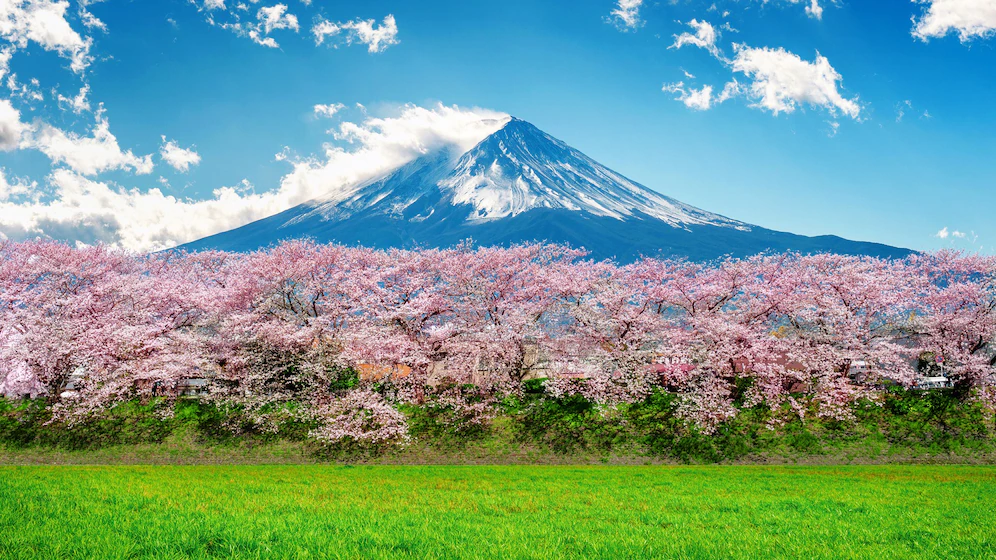
#> input picture a.webp, 996 x 560 px
$ jupyter execute --allow-errors Untitled6.ipynb
#> lines starting #> are read from the running program, lines starting #| are printed output that depends on the picture
[cell 1]
import cv2
import numpy as np
file_src = 'a.webp'

[cell 2]
img_src = cv2.imread(file_src, 0) #入力画像の読み込み
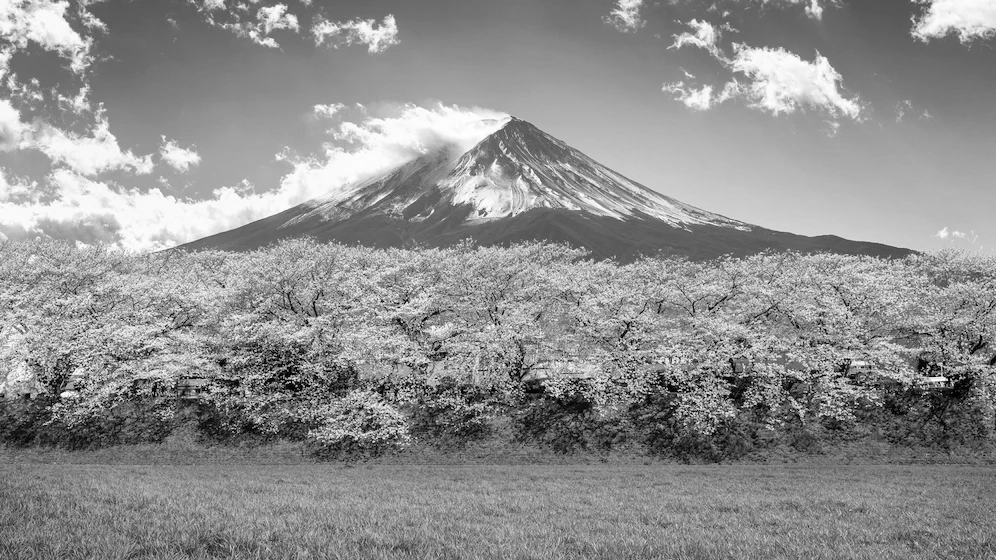
#> img_src: shape (560, 996); min 0, max 255, mean 143

img_dst = cv2.equalizeHist(img_src)
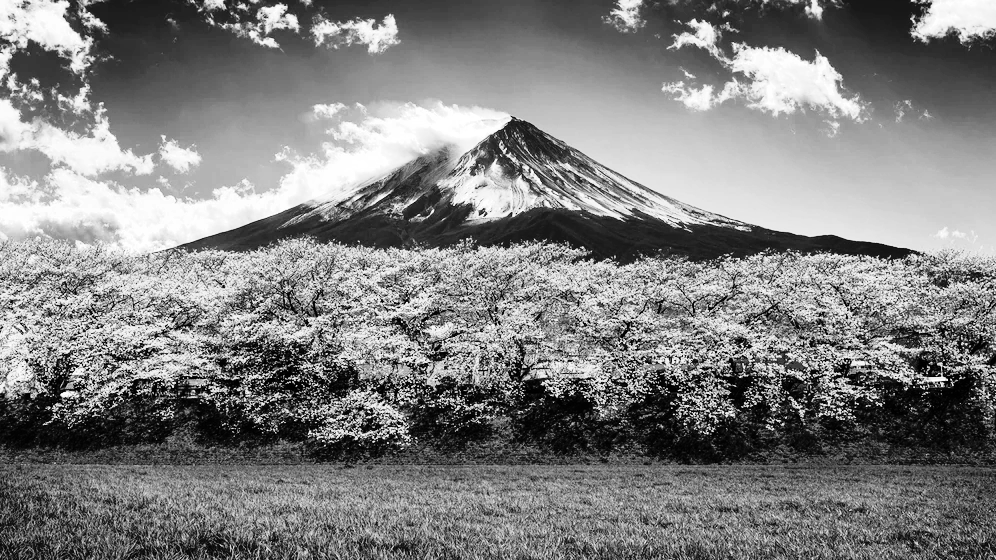
#> img_dst: shape (560, 996); min 0, max 255, mean 128.2
img_hst = np.zeros([100,256]).astype('uint8')
rows, cols = img_hst.shape[:2]

hdims = [256]
hranges = [0, 256]
hist = cv2.calcHist([img_src], [0], None, hdims, hranges)
#> hist = 256 values, max 5781 at index 135, min 22 at index 255, mean 2178.8

min_val,max_val,min_loc,max_loc = cv2.minMaxLoc(hist)
#> min_val = 22; max_val = 5781; min_loc = (0, 255); max_loc = (0, 135)

#> (the rest of this cell did not finish here and is left out)

$ run again, with 1_1.jpg saved as a.webp
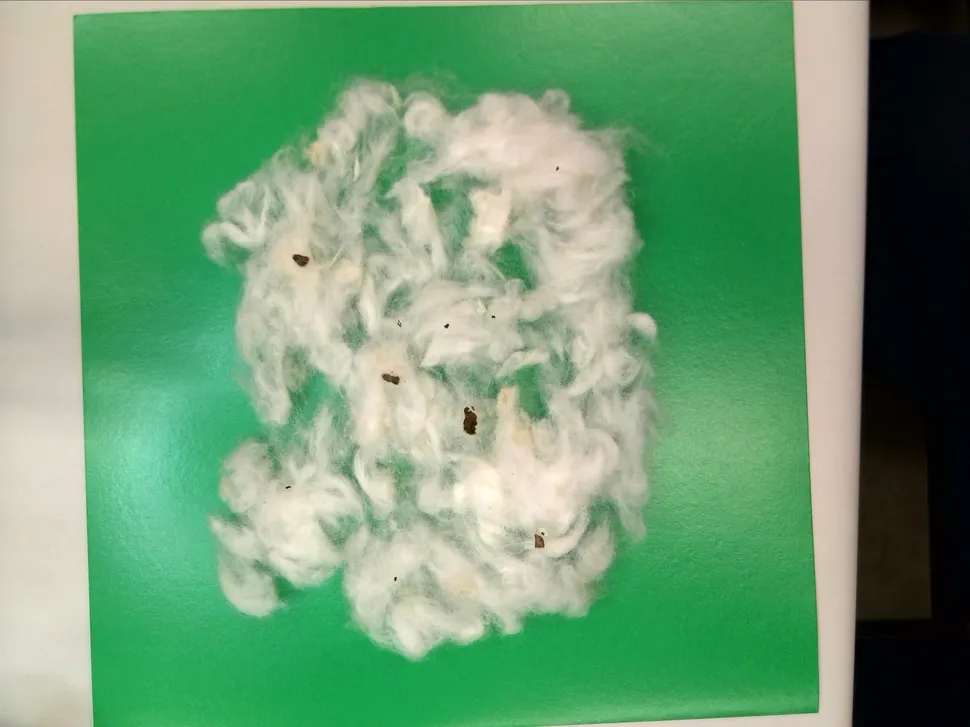
#> input picture 1_1.jpg, 970 x 727 px, shrunk from 3264 x 2448 before the run
#> `img_src = cv2.imread(file_src, 0)`:
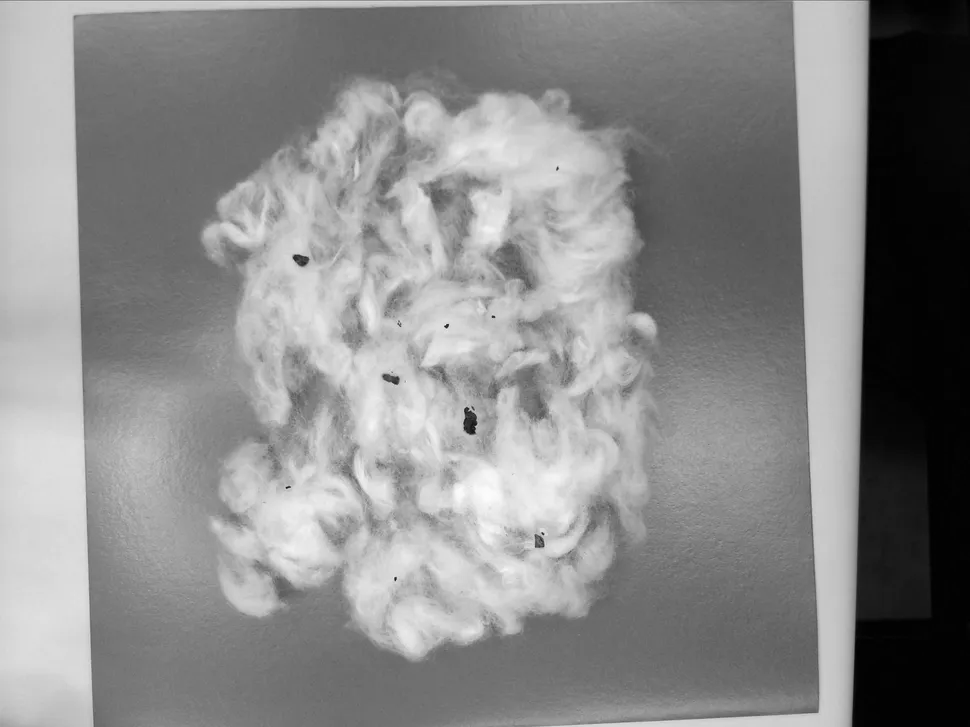
#> img_src: shape (727, 970); min 0, max 252, mean 137.4
#> `img_dst = cv2.equalizeHist(img_src)`:
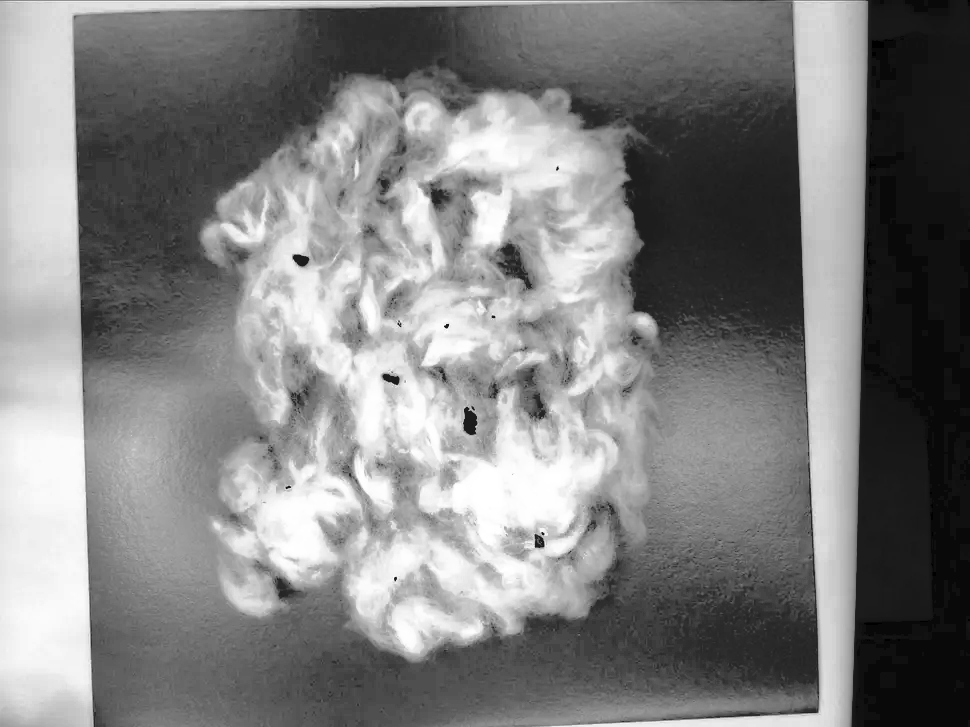
#> img_dst: shape (727, 970); min 0, max 255, mean 128.7
#> hist = 256 values, max 24879 at index 2, min 0 at index 253, mean 2754.6
#> min_val = 0; max_val = 24879; min_loc = (0, 253); max_loc = (0, 2)

$ run again, with 1_10.jpg saved as a.webp
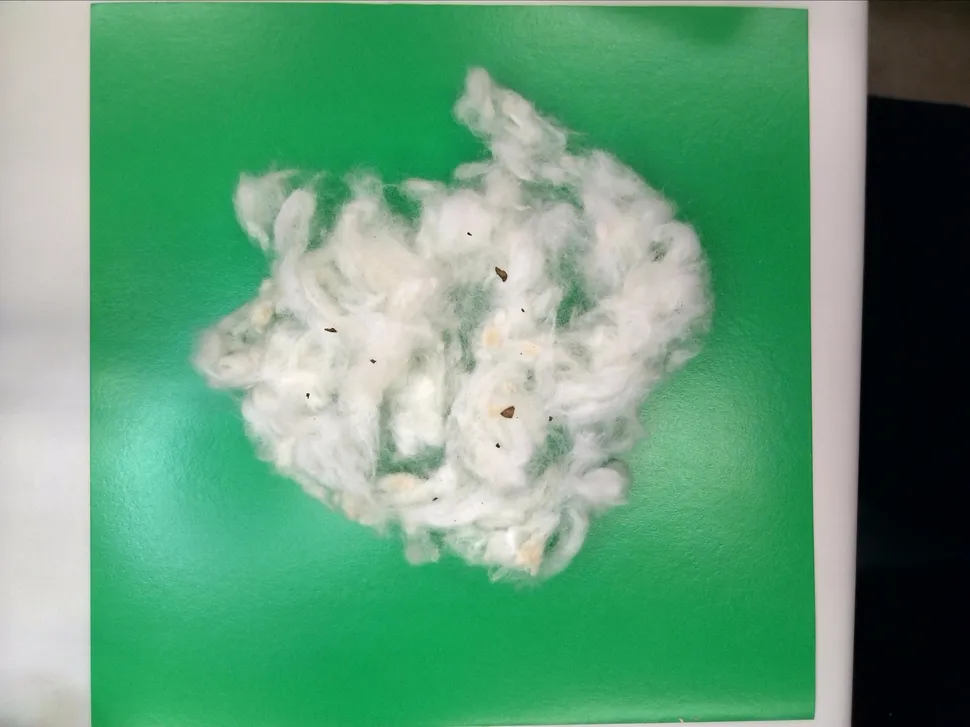
#> input picture 1_10.jpg, 970 x 727 px, shrunk from 3264 x 2448 before the run
#> `img_src = cv2.imread(file_src, 0)`:
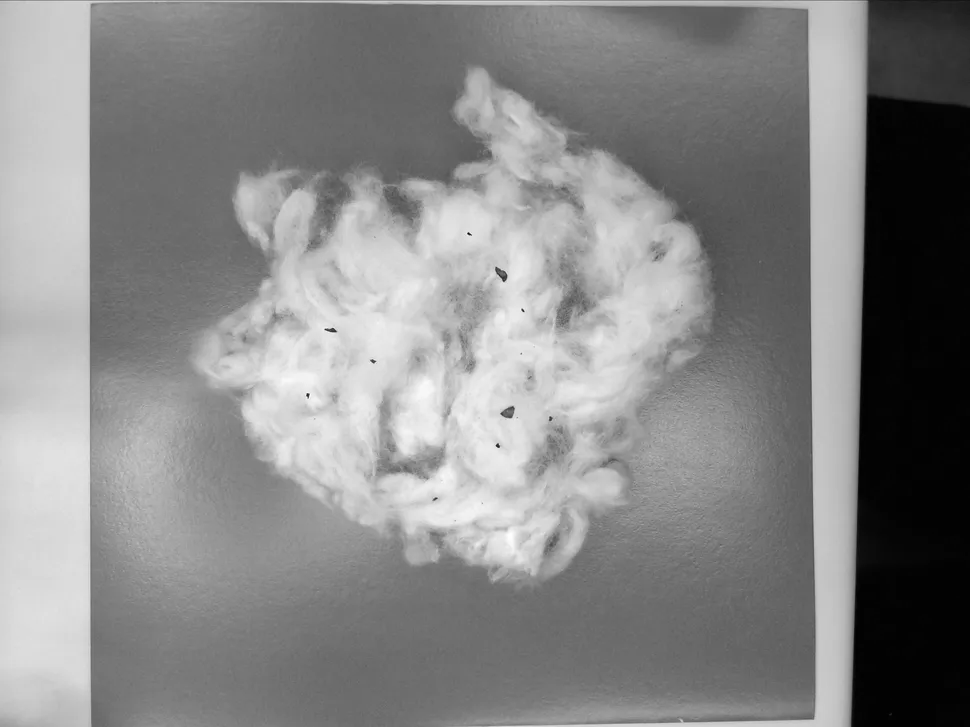
#> img_src: shape (727, 970); min 0, max 254, mean 134.5
#> `img_dst = cv2.equalizeHist(img_src)`:
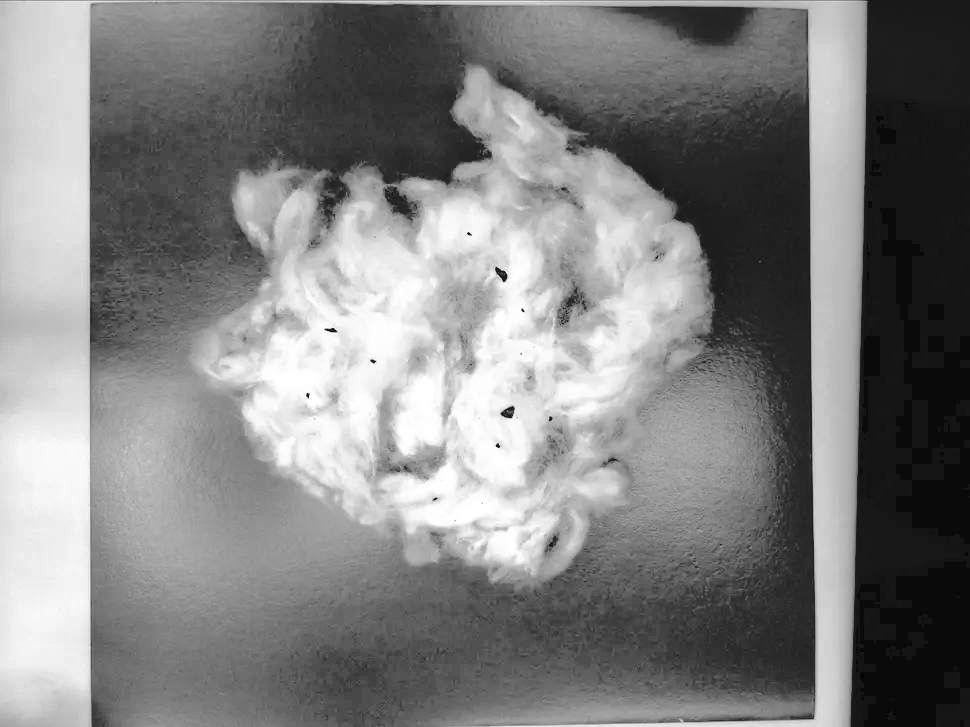
#> img_dst: shape (727, 970); min 0, max 255, mean 128.9
#> hist = 256 values, max 27454 at index 3, min 0 at index 255, mean 2754.6
#> min_val = 0; max_val = 27454; min_loc = (0, 255); max_loc = (0, 3)
